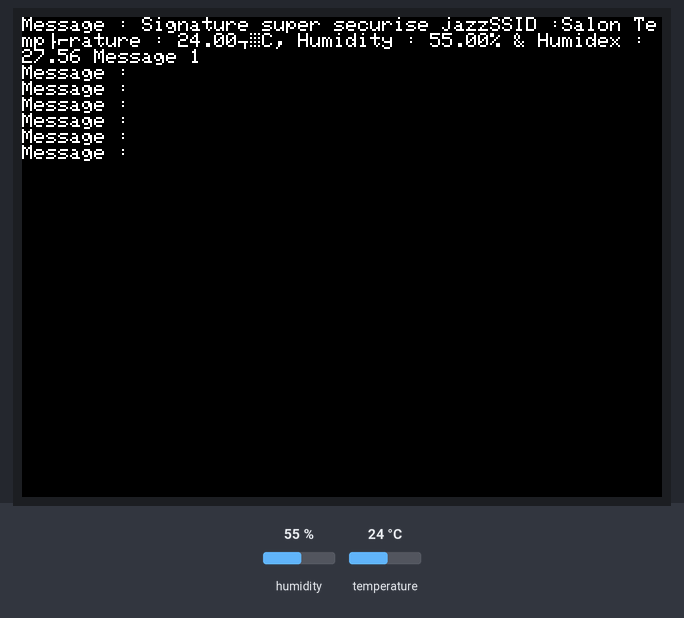
The sketch below on a simulated ESP32. Shown: 320×240 colour display. The inputs (shaded band) are chosen by the test bench; at power-on: temperature 24 °C, humidity 55 %. WiFi joins after 1.5 s; servers stay silent unless stated; what the sketch prints to the serial monitor is not drawn.

Above: at 3.3 s.
3.4 s: temperature set to 33 °C
At 9.1 s:
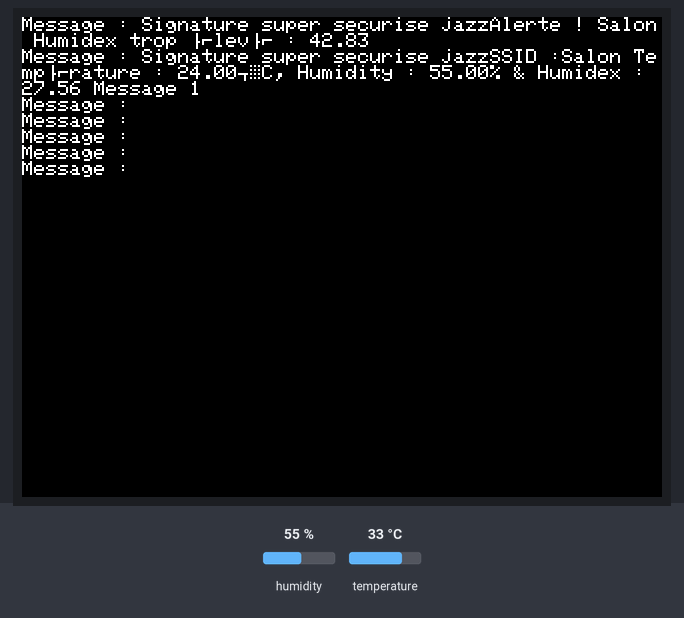
9.4 s: humidity set to 22 %
At 14.5 s:
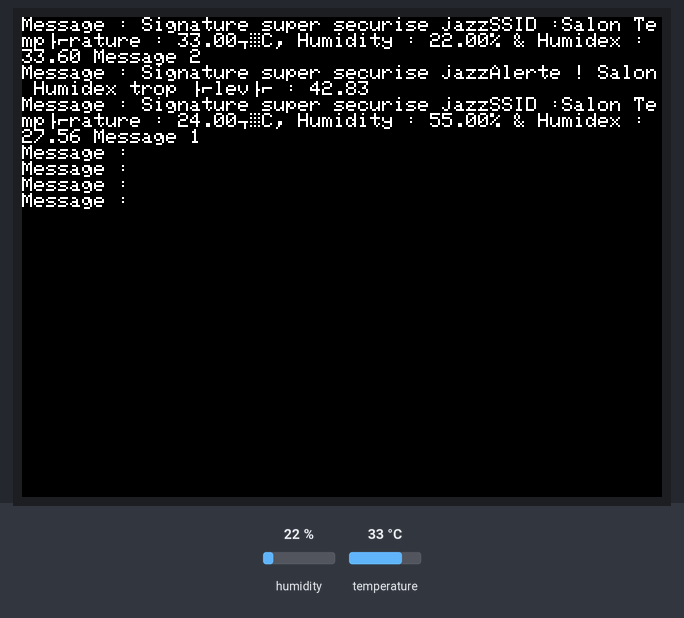
14.8 s: humidity set to 40 %
At 19.3 s:
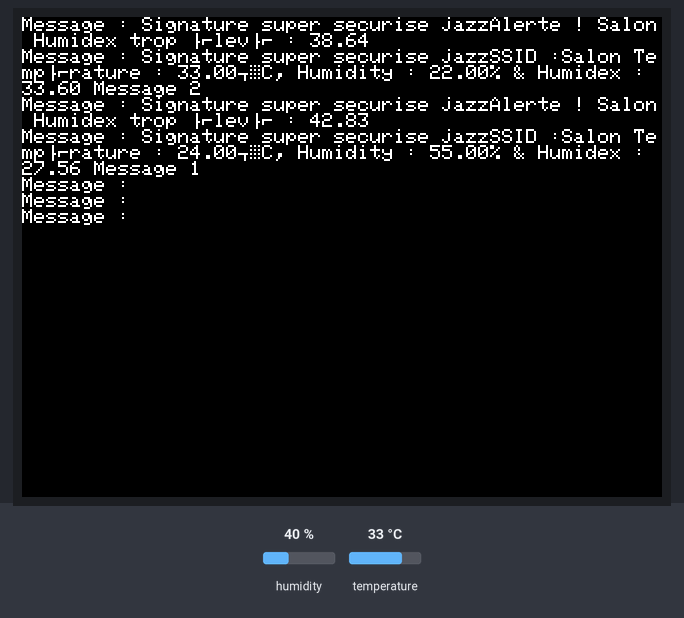
20.2 s: temperature set to 12 °C
At 24.5 s:
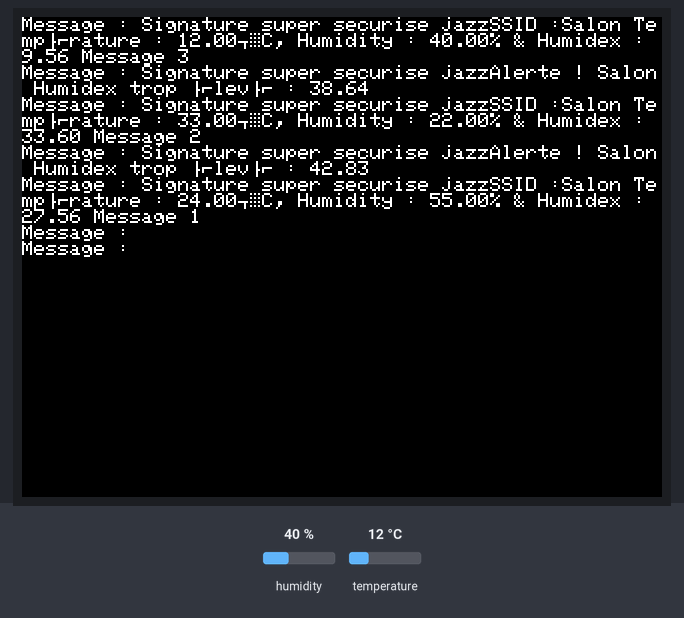
Timing chart, 0 to 26.0 s (numbered marks = the images above; inputs shaded):
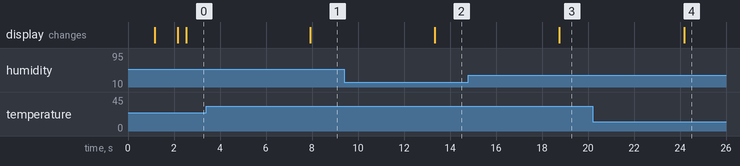

Measured:
- after the input at 3.4 s, the display: changes after 4.5 s (image 1)
- after the input at 9.4 s, the display: changes after 3.9 s (image 2)
- after the input at 14.8 s, the display: changes after 3.9 s (image 3)
- after the input at 20.2 s, the display: changes after 4.0 s (image 4)

The sketch:

TransmiterV12.ino
```cpp
#include <M5Stack.h>           // Inclusion de la bibliothèque M5Stack pour utiliser les fonctionnalités de l'appareil
#include <WiFi.h>              // Inclusion de la bibliothèque WiFi pour configurer et gérer la connexion Wi-Fi
#include <Adafruit_Sensor.h>   // Inclusion de la bibliothèque Adafruit_Sensor pour utiliser les capteurs Adafruit
#include <Adafruit_BMP280.h>   // Inclusion de la bibliothèque Adafruit_BMP280 pour utiliser le capteur de pression
#include <SHT3X.h>             // Inclusion de la bibliothèque SHT3X pour utiliser le capteur d'humidité et de température

const char *roomName = "Salon";            // Nom de la pièce où est installé l'émetteur
const char *targetSsid = "Montre";            // Nom du dispositif porté
const char *password = "MotDePasseVraimentDureJazz";    // Mot de passe du réseau Wi-Fi
const char *serverIP = "192.168.1.10";  // Adresse IP statique du dispositif porté
const float maxHumindex = 35.0;         // Humindex maximal autorisé
const int cryptingKey = 24;             // Clé de chiffrement, décalage par rapport à Y (code ASCII : 24 + 1 = 25e lettre de l'alphabet)
int messageCounter = 1;                 // Compteur de messages envoyés
String messageToSend;                   // Message à envoyer
String encryptedMessageToSend;          // Message crypté
String signature = "Signature super securise jazz";  // Signature de confirmation


struct dataToSend {
  float temperature;
  float humidity;
};

const int maxMessages = 7;      // Nombre maximal de messages à afficher
String messages[maxMessages];   // Tableau pour stocker les messages envoyés

Adafruit_BMP280 bmp;            // Objet pour le capteur de pression
SHT3X sht;                      // Objet pour le capteur d'humidité et de température

void setup() {
  M5.begin(true, false, true, true);  // Initialisation de M5Stack avec écran activé, son désactivé, vibreur activé et charge de la batterie activée
  initSensors();                      // Initialisation les capteurs du module ENVII
  setupWiFiAccessPoint();             // Configure the transmitter as an Access Point
  connectToWiFi();                    // Connexion au réseau Wi-Fi
}

void loop() {
  dataToSend data;
  data.temperature = readTemperature();  // Lecture de la température
  data.humidity = readHumidity();  // Lecture de la température
  float humindex = calculateHumindex();  // On calcul et récupère le Humindex

  if (humindex > maxHumindex) {
    messageToSend = createAlertMessageHumindex(humindex);         // Création du message d'alerte d'humidex
  } else {
    messageToSend = createRegularMessage(data.temperature, data.humidity, humindex);  // Création du message régulier
  }

  encryptedMessageToSend = messageEncryption(messageToSend);      // Chiffre le message à envoyer


  WiFiClient client;                // Création d'un client Wi-Fi
  if (client.connect(serverIP, 80)) {
    sendMessage(client);  // Envoi du message au récepteur et affichage sur l'émetteur
    addMessage(messageToSend);  // Ajoute le nouveau message au tableau local
    displayMessages();
  } else {
    handleConnectionError();         // Gestion de l'erreur de connexion
  }

  delay(5000);                       // Attente ajusté de 5 secondes avant la prochaine itération/envoi de message pour donner le temps à la personne d'appuyer sur le boutton
}

void initSensors() {
  bmp.begin(0x76);                   // Initialisation du capteur de pression avec l'adresse I2C
  sht.init();                        // Initialisation du capteur d'humidité et de température
  M5.Lcd.setTextColor(TFT_WHITE, TFT_BLACK);  // Configuration des couleurs de l'écran
  M5.Lcd.setTextDatum(MC_DATUM);              // Configuration du point de référence du texte
  Serial.begin(115200);                       // Initialisation de la communication série
}

/////////////////////////////////////////////////////////////////////////Loca Debut Nini

void setupWiFiAccessPoint() {
  WiFi.mode(WIFI_AP);
  WiFi.softAP(roomName, password);  // Configure Access Point with the desired SSID and password
  IPAddress IP = WiFi.softAPIP();    // Get the IP address assigned to the Access Point
  Serial.println("Access Point IP address: " + IP.toString());
}

/////////////////////////////////////////////////////////////////////////Loca FIN Nini

void connectToWiFi() {
  WiFi.begin(targetSsid, password);                   // Démarre la connexion au réseau Wi-Fi

  while (WiFi.status() != WL_CONNECTED) {
    delay(1000);
    M5.Lcd.print(".");                          // Affiche des point pendant la tentative de connexion
  }

  M5.Lcd.println("\nConnecté au réseau WiFi");  // Affiche un message une fois la connexion établie
}

float readTemperature() {
  sht.get();                          // Obtenir les données du capteur de température
  // Remplacer par sht.cTemp pour une lecture réelle du capteur
  // return maxTemperature + 1; // Pour des tests de dépassement de seuil
  return sht.cTemp;
}

float readHumidity() {
  sht.get();                          // Obtenir les données du capteur d'humidité
  return sht.humidity;
}

float calculateHumindex() {
  float T = sht.cTemp;             // Température en degrés Celsius
  float HR = sht.humidity;         // Humidité relative en pourcentage

  float es = 6.112 * exp((17.67 * T) / (T + 243.5));    // Pression de vapeur saturante
  float e = (HR / 100.0) * es;                          // Pression de vapeur actuelle
  float humidex = T + (5.0 / 9.0) * (e - 10.0);         // Calcul de l'indice humidex

  return humidex;  // Retourne la valeur de l'indice humidex
}

String createAlertMessageHumindex(float humindex) {
  return signature + "Alerte ! " + String(roomName) + " Humidex trop élevé : " + String(humindex);
}

String createRegularMessage(float temperature,float humidity, float humindex) {
  return signature + "SSID :" + String(roomName) + " Température : " + String(temperature) + "°C, Humidity : " + String(humidity) + "% & Humidex : " + String(humindex) + " Message " + String(messageCounter++);
}

// Envoie le message au serveur et met à jour l'affichage local
void sendMessage(WiFiClient &client) {
  client.println(encryptedMessageToSend);  // Envoie le message au serveur via le client Wi-Fi
  client.stop();  // Ferme la connexion avec le client après l'envoi du message
}

void addMessage(String newMessage) {
  for (int i = maxMessages - 1; i > 0; i--) {
    messages[i] = messages[i - 1];  // Décaler les messages vers le bas dans le tableau
  }
  messages[0] = newMessage;          // Ajouter le nouveau message en haut du tableau
}

void displayMessages() {
  M5.Lcd.fillRect(0, 0, 320, 240, TFT_BLACK);  // Effacer l'écran avec une couleur noire

  M5.Lcd.setCursor(0, 0);
  for (int i = 0; i < maxMessages; i++) {
    M5.Lcd.printf("Message : %s\n", messages[i].c_str());  // Afficher chaque message sur l'écran
  }
}

// Gestion des erreurs de connexion Wi-Fi
void handleConnectionError() {
  M5.Lcd.println("Erreur de connexion, tentative de reconnexion...");  // Affichage du message d'erreur
  resetConnection();  // Appel de la fonction pour réinitialiser la connexion
}

// Réinitialisation de la connexion Wi-Fi
void resetConnection() {
  WiFi.disconnect();  // Déconnexion du réseau Wi-Fi actuel
  delay(1000);        // Attente de 1 seconde
  WiFi.begin(targetSsid, password);  // Nouvelle tentative de connexion au réseau Wi-Fi
  int attempts = 0;    // Initialisation du compteur de tentatives

  while (WiFi.status() != WL_CONNECTED && attempts < 10) {
    delay(1000);      // Attente de 1 seconde entre chaque tentative
    attempts++;       // Incrémentation du compteur de tentatives
  }

  if (WiFi.status() == WL_CONNECTED) {
    M5.Lcd.println("Reconnexion reussie!");  // Affichage du message en cas de reconnexion réussie
    messageCounter = 1;  // Réinitialisation du compteur de messages
  } else {
    M5.Lcd.println("Echec de la reconnexion. Réessayer plus tard.");  // Affichage du message en cas d'échec de reconnexion
  }
}

// Fonction de chiffrement du message
// Prend en entrée le message à chiffrer (messageToEncrypt)
// Retourne le message chiffré en décalant chaque caractère par la clé de chiffrement (cryptingKey)
String messageEncryption(String messageToEncrypt) {
  String cryptedMessage = "";
  for (char currentChar : messageToEncrypt) {
    cryptedMessage += char(int(currentChar) + cryptingKey);
  }
  return cryptedMessage;
}
```
